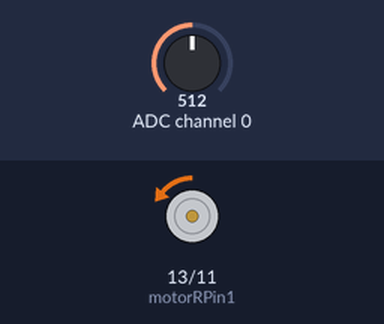
Recording of a program running on a simulated Raspberry Pi (header pin numbers). Parts: motor-driver pin pairs drawn as motors (green arrow = first pin HIGH = forward, orange = second pin HIGH = backward, longer = more drive, scaled by the enable pin). The test bench sets the inputs (shaded band); at power-on: ADC channel 0 = 512 (analog values on the 0–1023 scale). What the program prints to the terminal is not drawn.

Above: at 1.2 s.
1.3 s: ADC channel 0 set to 514
At 2.3 s:
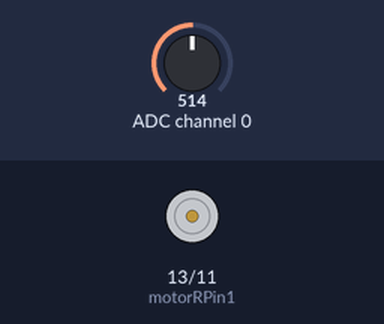
2.8 s: ADC channel 0 set to 716
At 3.5 s:
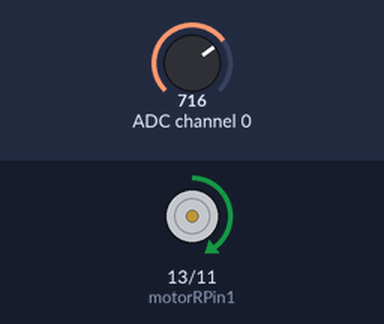
4.3 s: ADC channel 0 set to 900
At 4.7 s:
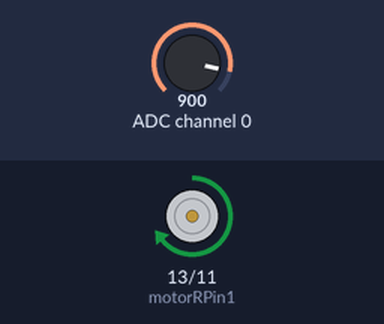
5.8 s: ADC channel 0 set to 306
At 7.0 s:
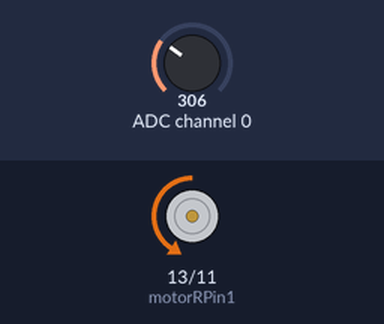
7.3 s: ADC channel 0 set to 122
At 8.1 s:
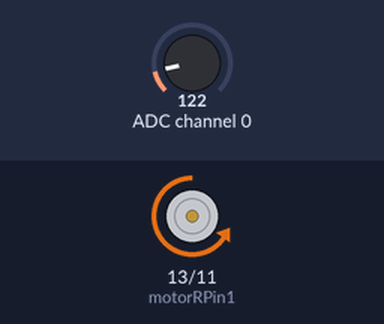
8.8 s: ADC channel 0 set to 511
At 9.2 s:
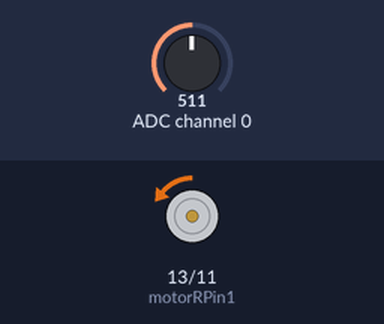
Timing chart, 0 to 11.3 s (numbered marks = the images above; inputs shaded):
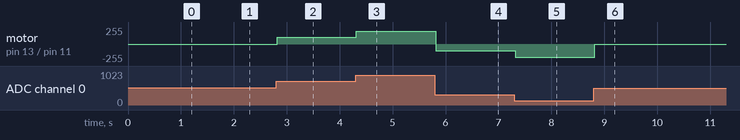

The program:

dc_motor.py
```python
import RPi.GPIO as GPIO
import time
import smbus


motorRPin1 = 13
motorRPin2 = 11
enablePin = 15

address = 0x48
bus = smbus.SMBus(1)
cmd = 0x40


def setup():
    GPIO.setmode(GPIO.BOARD)
    GPIO.setup(motorRPin1, GPIO.OUT)
    GPIO.setup(motorRPin2, GPIO.OUT)
    GPIO.setup(enablePin, GPIO.OUT)

    global p
    p = GPIO.PWM(enablePin,1000)
    p.start(0)

def loop():
    while True:
        value = read_analog(0)
        print(f'ADC VAL: {value}')
        motor(value)
        time.sleep(0.01)

def destroy():
    GPIO.cleanup()


def read_analog(chn):
    return bus.read_byte_data(address, cmd+chn)

def write_analog(value):
    bus.write_byte_data(address, cmd, value)

def motor(bus_val):
    value = bus_val - 128
    if value > 0:
        GPIO.output(motorRPin1, GPIO.HIGH)
        GPIO.output(motorRPin2, GPIO.LOW)
        print("Forward")
    elif value < 0:
        GPIO.output(motorRPin1, GPIO.LOW)
        GPIO.output(motorRPin2, GPIO.HIGH)
        print("Backward")
    else:
        GPIO.output(motorRPin1, GPIO.LOW)
        GPIO.output(motorRPin2, GPIO.LOW)
        print("Stopped")

    p.ChangeDutyCycle(abs(value)*100/127)
    print(f'duty cycle {abs(value)*100/127}')


if __name__ == '__main__':
    setup()
    print('running')

    try:
        loop()
    except KeyboardInterrupt:
        destroy()
```

Measured:
- after the input at 1.3 s, motor on pin 13 (motorRPin1) / pin 11 (motorRPin2): backward 2/255 → stopped at once
- after the input at 2.8 s, motor on pin 13 (motorRPin1) / pin 11 (motorRPin2): stopped → forward 100/255 at once
- after the input at 4.3 s, motor on pin 13 (motorRPin1) / pin 11 (motorRPin2): forward 100/255 → forward 193/255 at once
- after the input at 5.8 s, motor on pin 13 (motorRPin1) / pin 11 (motorRPin2): forward 193/255 → backward 104/255 at once
- after the input at 7.3 s, motor on pin 13 (motorRPin1) / pin 11 (motorRPin2): backward 104/255 → backward 197/255 at once
- after the input at 8.8 s, motor on pin 13 (motorRPin1) / pin 11 (motorRPin2): backward 197/255 → backward 2/255 at once
